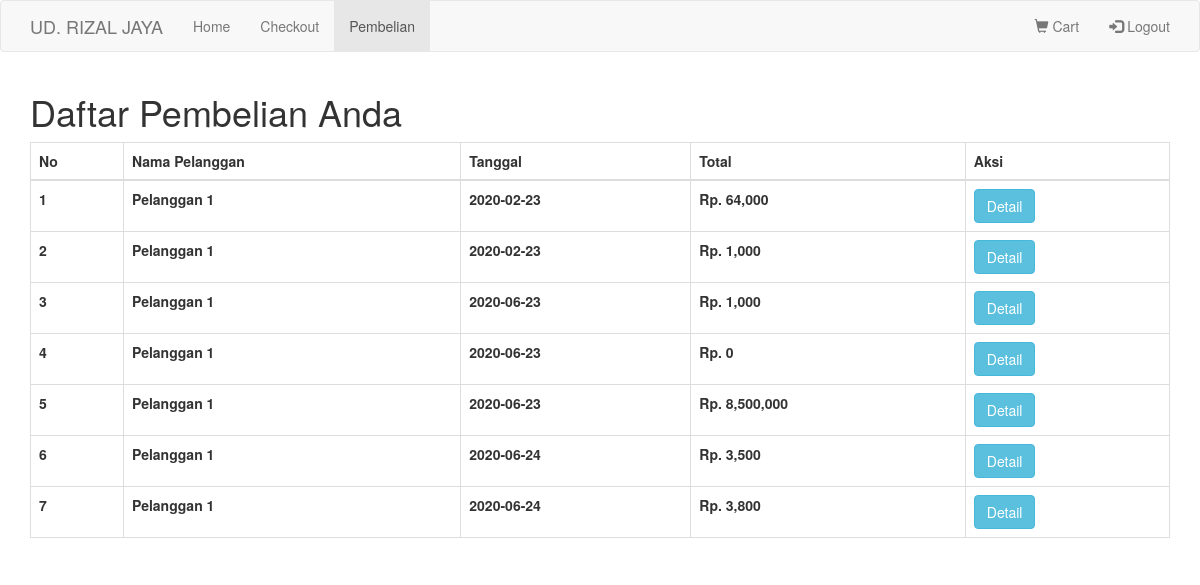
The page /pembelian_pelanggan.php (signed in) on the database its author committed.
### tables this page shows
CREATE TABLE `pembelian` (
  `id_pembelian` int(11) NOT NULL,
  `id_pelanggan` int(11) NOT NULL,
  `tanggal_pembelian` date NOT NULL,
  `total_pembelian` int(11) NOT NULL,
  `alamat_pembelian` text NOT NULL,
  `status_pembelian` text NOT NULL
);

CREATE TABLE `pelanggan` (
  `id_pelanggan` int(11) NOT NULL,
  `email_pelanggan` varchar(50) NOT NULL,
  `password_pelanggan` varchar(50) NOT NULL,
  `nama_pelanggan` varchar(100) NOT NULL,
  `telp_pelanggan` varchar(20) NOT NULL
);

### pembelian_pelanggan.php (the view, shortened to what this page needs)
<?php
include 'koneksi.php';
?>
<!DOCTYPE html>
<html>
<head>
	<link rel="stylesheet" type="text/css" href="admin/assets/css/bootstrap.css">
	<link rel="stylesheet" href="https://maxcdn.bootstrapcdn.com/bootstrap/3.3.6/css/bootstrap.min.css" />
</head>
<body>
<nav class="navbar navbar-default">
	<div class="container">
		<div class="navbar-header">
	    	<a class="navbar-brand" href="deskripsiudrizaljaya.php">UD. RIZAL JAYA</a>
	    </div>
		<ul class="nav navbar-nav">
			<li><a href="index.php">Home</a></li>
			<li><a href="checkout.php">Checkout</a></li>
			<li class="active"><a href="index.php">Pembelian</a></li>
		</ul>
		<ul class="nav navbar-nav navbar-right">
			<?php if (isset($_SESSION["keranjang"])): ?>
	    		<li><a href="keranjang.php"><span class="glyphicon glyphicon glyphicon-shopping-cart"></span> Cart</a></li>
	    	<?php else: ?>
	    		<li><a href="belumadabarang.php"><span class="glyphicon glyphicon glyphicon-shopping-cart"></span> Cart</a></li>
	    	<?php endif ?>
	    	<?php if (isset($_SESSION["pelanggan"])): ?>
	    		<li><a href="Logout.php"><span class="glyphicon glyphicon-log-in"></span> Logout</a></li>
	    	<?php else: ?>
	    		<li><a href="login.php"><span class="glyphicon glyphicon-log-in"></span> Login</a></li>
	    	<?php endif ?>
	    </ul>
	</div>
</nav>
<section class="konten">
	<div class="container">
		<h1>Daftar Pembelian Anda</h1>
		<table class="table table-bordered">
			<thead>
				<tr>
					<th>No</th>
					<th>Nama Pelanggan</th>
					<th>Tanggal</th>
					<th>Total</th>
					<th>Aksi</th>
				</tr>
			</thead>
			<tbody>
				<?php $nomor=1; ?>
				<?php $id_pelanggan = $_SESSION["pelanggan"]["id_pelanggan"]; ?>
				<?php $ambil = $koneksi->query("SELECT * FROM pembelian JOIN pelanggan ON $id_pelanggan =pembelian.id_pelanggan = pelanggan.id_pelanggan"); ?>
				<?php while ($pecah = $ambil->fetch_assoc()){ ?>
				<tr>
					<th><?php echo $nomor; ?></th>
					<th><?php echo $pecah['nama_pelanggan']; ?></th>
					<th><?php echo $pecah['tanggal_pembelian']; ?></th>
					<th>Rp. <?php echo number_format($pecah['total_pembelian']); ?></th>
					<th>
						<a href="invoice.php?&id=<?php echo $pecah['id_pembelian']; ?>" class="btn btn-info">Detail</a>
					</th>
				</tr>
				<?php $nomor++ ?>
			<?php } ?>
			</tbody>
		</table>
	</div>
</section>
</body>
</html>

### rows shown on the page
pembelian: id_pelanggan.nama_pelanggan "Pelanggan 1", tanggal_pembelian "2020-02-23", total_pembelian "64,000"
pembelian: id_pelanggan.nama_pelanggan "Pelanggan 1", tanggal_pembelian "2020-02-23", total_pembelian "1,000"
pembelian: id_pelanggan.nama_pelanggan "Pelanggan 1", tanggal_pembelian "2020-06-23", total_pembelian "1,000"
pembelian: id_pelanggan.nama_pelanggan "Pelanggan 1", tanggal_pembelian "2020-06-23", total_pembelian "0"
pembelian: id_pelanggan.nama_pelanggan "Pelanggan 1", tanggal_pembelian "2020-06-23", total_pembelian "8,500,000"
pembelian: id_pelanggan.nama_pelanggan "Pelanggan 1", tanggal_pembelian "2020-06-24", total_pembelian "3,500"
pembelian: id_pelanggan.nama_pelanggan "Pelanggan 1", tanggal_pembelian "2020-06-24", total_pembelian "3,800"
